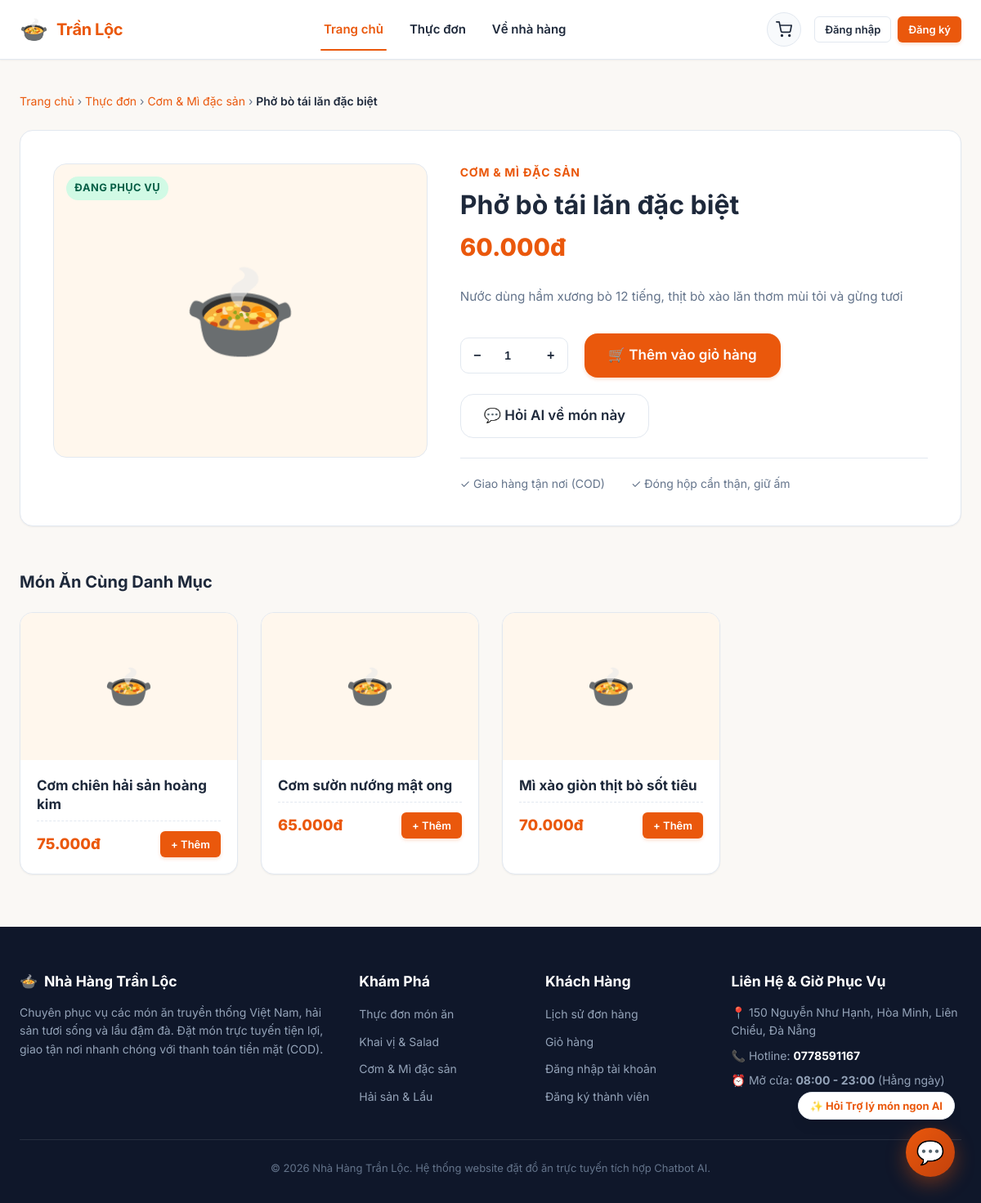
Page /products/8 on the committed database.
### tables this page shows
CREATE TABLE `products` (
    `id` INT UNSIGNED AUTO_INCREMENT PRIMARY KEY,
    `category_id` INT UNSIGNED NOT NULL,
    `name` VARCHAR(150) NOT NULL,
    `description` TEXT NULL,
    `price` DECIMAL(12, 2) NOT NULL DEFAULT 0.00,
    `image` VARCHAR(255) NULL,
    `availability_status` ENUM('in_stock', 'out_of_stock', 'hidden') NOT NULL DEFAULT 'in_stock',
    `created_at` TIMESTAMP NOT NULL DEFAULT CURRENT_TIMESTAMP,
    `updated_at` TIMESTAMP NOT NULL DEFAULT CURRENT_TIMESTAMP ON UPDATE CURRENT_TIMESTAMP,
    CONSTRAINT `fk_products_category` 
        FOREIGN KEY (`category_id`) REFERENCES `categories` (`id`) 
        ON DELETE RESTRICT ON UPDATE CASCADE,
    INDEX `idx_products_category` (`category_id`),
    INDEX `idx_products_availability` (`availability_status`),
    INDEX `idx_products_price` (`price`),
    INDEX `idx_products_name` (`name`)
);

CREATE TABLE `categories` (
    `id` INT UNSIGNED AUTO_INCREMENT PRIMARY KEY,
    `name` VARCHAR(100) NOT NULL UNIQUE,
    `description` TEXT NULL,
    `status` ENUM('active', 'hidden') NOT NULL DEFAULT 'active',
    `created_at` TIMESTAMP NOT NULL DEFAULT CURRENT_TIMESTAMP,
    INDEX `idx_categories_status` (`status`)
);

### app/helpers/Response.php (called while the page is built, shortened)
<?php
class Response {
    private static ?string $baseUrl = null;
    public static function baseUrl(string $path = ''): string {
        if (self::$baseUrl === null) {
            $config = require dirname(__DIR__, 2) . '/config/app.php';
            if (!empty($config['base_url'])) {
                self::$baseUrl = rtrim($config['base_url'], '/');
            } else {
                $host = $_SERVER['HTTP_X_FORWARDED_HOST'] ?? $_SERVER['HTTP_HOST'] ?? 'localhost';
                $hostName = strtolower(explode(':', $host)[0]);
                $isLocal = in_array($hostName, ['localhost', '127.0.0.1', '::1', '0.0.0.0']);
                $isHttps = (!empty($_SERVER['HTTPS']) && $_SERVER['HTTPS'] !== 'off')
                    || (isset($_SERVER['HTTP_X_FORWARDED_PROTO']) && strtolower($_SERVER['HTTP_X_FORWARDED_PROTO']) === 'https')
                    || (isset($_SERVER['HTTP_X_FORWARDED_SSL']) && strtolower($_SERVER['HTTP_X_FORWARDED_SSL']) === 'on')
                    || (isset($_SERVER['SERVER_PORT']) && $_SERVER['SERVER_PORT'] == 443)
                    || !$isLocal;
                $protocol = $isHttps ? 'https://' : 'http://';
                $scriptName = $_SERVER['SCRIPT_NAME'] ?? '';
                $baseDir = rtrim(str_replace('\\', '/', dirname($scriptName)), '/');
                self::$baseUrl = rtrim($protocol . $host . $baseDir, '/');
            }
        }
        $path = ltrim($path, '/');
        return $path === '' ? self::$baseUrl : self::$baseUrl . '/' . $path;
    }
    public static function view(string $viewName, array $data = [], ?string $layout = 'main'): void {
        extract($data);
        $viewFile = dirname(__DIR__, 2) . '/views/' . str_replace('.', '/', $viewName) . '.php';
        require $viewFile;
    }
}

### app/controllers/MenuController.php (called while the page is built, shortened)
<?php
class MenuController {
    private Product $productModel;
    public function __construct() {
        $this->productModel = new Product();
    }
    public function detail(string|int $id): void {
        $product = $this->productModel->findById((int)$id);
        $relatedProducts = $this->productModel->getAvailable([
            'category_id' => $product['category_id']
        ], 'default', 1, 4);
        $relatedProducts = array_filter($relatedProducts, fn($p) => (int)$p['id'] !== (int)$product['id']);
        Response::view('customer.product-detail', [
            'pageTitle'       => $product['name'] . ' - Nhà Hàng Trần Lộc',
            'product'         => $product,
            'relatedProducts' => $relatedProducts,
        ], 'main');
    }
}

### public/index.php (called while the page is built, shortened)
<?php
spl_autoload_register(function (string $className) {
    $directories = [
        APP_PATH . '/helpers/',
        APP_PATH . '/middleware/',
        APP_PATH . '/models/',
        APP_PATH . '/controllers/',
        APP_PATH . '/services/',
    ];
    foreach ($directories as $dir) {
        $file = $dir . $className . '.php';
        if (file_exists($file)) {
            return;
        }
    }
});
try {
    Router::dispatch();
} catch (Throwable $e) {
    error_log("Unhandled Exception: " . $e->getMessage() . "\n" . $e->getTraceAsString());
    $isDev = (getenv('APP_ENV') ?: 'development') === 'development';
    $message = $isDev
        ? "Chi tiết lỗi (Development): " . $e->getMessage()
        : "Đã xảy ra lỗi máy chủ nội bộ. Vui lòng thử lại sau.";
    Response::abort(500, $message);
}

### app/helpers/Database.php (called while the page is built, shortened)
<?php
class Database {
    private static ?PDO $instance = null;
    public static function getConnection(): PDO {
        if (self::$instance === null) {
            $configPath = dirname(__DIR__, 2) . '/config/database.php';
            $config = require $configPath;
            $dsn = sprintf(
                "mysql:host=%s;port=%s;dbname=%s;charset=%s",
                $config['host'],
                $config['port'],
                $config['database'],
                $config['charset']
            );
            try {
                self::$instance = new PDO(
                    $dsn,
                    $config['username'],
                    $config['password'],
                    $config['options']
                );
            } catch (PDOException $e) {
                error_log("Database Connection Error: " . $e->getMessage());
                throw new Exception("Không thể kết nối đến cơ sở dữ liệu. Vui lòng kiểm tra dịch vụ MySQL trên XAMPP.");
            }
        }
        return self::$instance;
    }
}

### config/database.php (called while the page is built)
<?php
return [
    'host'     => getenv('DB_HOST') ?: '127.0.0.1',
    'port'     => getenv('DB_PORT') ?: '3306',
    'database' => getenv('DB_NAME') ?: 'restaurant_ordering_db',
    'username' => getenv('DB_USER') ?: 'root',
    'password' => getenv('DB_PASS') !== false ? getenv('DB_PASS') : '',
    'charset'  => 'utf8mb4',
    'options'  => [
        PDO::ATTR_ERRMODE            => PDO::ERRMODE_EXCEPTION,
        PDO::ATTR_DEFAULT_FETCH_MODE => PDO::FETCH_ASSOC,
        PDO::ATTR_EMULATE_PREPARES   => false,
        PDO::MYSQL_ATTR_INIT_COMMAND => "SET NAMES utf8mb4 COLLATE utf8mb4_unicode_ci",
    ],
];

### app/models/Product.php (called while the page is built, shortened)
<?php
class Product {
    private PDO $db;
    public function __construct() {
        $this->db = Database::getConnection();
    }
    public function findById(int $id): ?array {
        $stmt = $this->db->prepare("
            SELECT p.*, c.name as category_name, c.status as category_status
            FROM products p
            LEFT JOIN categories c ON p.category_id = c.id
            WHERE p.id = ? LIMIT 1
        ");
        $stmt->execute([$id]);
        $row = $stmt->fetch();
        return $row ?: null;
    }
    public function getAvailable(array $filters = [], string $sort = 'default', int $page = 1, int $perPage = 12): array {
        $sql = "
            SELECT p.*, c.name as category_name
            FROM products p
            JOIN categories c ON p.category_id = c.id AND c.status = 'active'
            WHERE p.availability_status != 'hidden'
        ";
        $params = [];
        if (!empty($filters['category_id'])) {
            $sql .= " AND p.category_id = ?";
            $params[] = (int)$filters['category_id'];
        }
        switch ($sort) {
            default:
                $sql .= " ORDER BY p.availability_status = 'in_stock' DESC, p.id ASC";
                break;
        }
        $offset = ($page - 1) * $perPage;
        $sql .= " LIMIT ? OFFSET ?";
        $stmt = $this->db->prepare($sql);
        $paramIndex = 1;
        foreach ($params as $param) {
            $stmt->bindValue($paramIndex++, $param);
        }
        $stmt->bindValue($paramIndex++, $perPage, PDO::PARAM_INT);
        $stmt->bindValue($paramIndex++, $offset, PDO::PARAM_INT);
        $stmt->execute();
        return $stmt->fetchAll();
    }
}

### views/customer/product-detail.php (the view, shortened to what this page needs)
<div class="container" style="padding: 2.5rem 1.5rem 4rem;">
    <nav style="font-size:0.875rem; color:var(--text-muted); margin-bottom:1.5rem;">
        <a href="<?= Response::baseUrl('') ?>">Trang chủ</a> &rsaquo;
        <a href="<?= Response::baseUrl('menu') ?>">Thực đơn</a> &rsaquo;
        <a href="<?= Response::baseUrl('menu?category=' . $product['category_id']) ?>"><?= htmlspecialchars($product['category_name']) ?></a> &rsaquo;
        <span style="color:var(--text-color); font-weight:600;"><?= htmlspecialchars($product['name']) ?></span>
    </nav>
    <div class="card" style="margin-bottom: 3.5rem; overflow:hidden;">
        <div style="display:grid; grid-template-columns: 1fr 1.25fr; gap: 2.5rem; padding: 2.5rem;">
            <div style="background-color:#fff7ed; border-radius:var(--radius-lg); height:360px; overflow:hidden; display:flex; align-items:center; justify-content:center; border:1px solid var(--border-color); position:relative;">
                <?php if ($product['availability_status'] === 'out_of_stock'): ?>
                    <span class="badge badge-rejected" style="position:absolute; top:15px; left:15px; font-size:0.8rem; z-index:2;">Tạm hết hàng</span>
                <?php else: ?>
                    <span class="badge badge-delivered" style="position:absolute; top:15px; left:15px; font-size:0.8rem; z-index:2;">Đang phục vụ</span>
                <?php endif; ?>
                <span style="display:none; font-size:7rem;">🍲</span>
            </div>
            <div style="display:flex; flex-direction:column; justify-content:center;">
                <span class="text-primary font-bold" style="font-size:0.875rem; text-transform:uppercase; letter-spacing:0.05em; margin-bottom:0.5rem;">
                    <?= htmlspecialchars($product['category_name']) ?>
                </span>
                <h1 style="font-size:2rem; margin-bottom:0.5rem;"><?= htmlspecialchars($product['name']) ?></h1>
                <div style="font-size:1.85rem; font-weight:800; color:var(--primary-color); margin-bottom:1.5rem;">
                    <?= number_format((float)$product['price'], 0, ',', '.') ?>đ
                </div>
                <div style="color:var(--text-muted); line-height:1.7; margin-bottom:2rem; font-size:0.95rem;">
                    <?= nl2br(htmlspecialchars($product['description'] ?: 'Món ăn đặc sắc với nguyên liệu tươi mới, gia vị đậm đà chuẩn phong vị ẩm thực nhà hàng.')) ?>
                </div>
                <?php if ($product['availability_status'] === 'in_stock'): ?>
                    <div style="display:flex; align-items:center; gap:1.25rem; flex-wrap:wrap; margin-bottom:1.5rem;">
                        <div class="qty-control" style="height:44px;">
                            <button type="button" class="qty-btn" onclick="decreaseDetailQty()" style="width:40px; height:44px;">&minus;</button>
                            <input type="number" id="product-qty" class="qty-input" value="1" min="1" max="99" style="width:50px; height:44px;">
                            <button type="button" class="qty-btn" onclick="increaseDetailQty()" style="width:40px; height:44px;">&#43;</button>
                        </div>
                        <button
                            type="button"
                            class="btn btn-primary btn-lg btn-add-to-cart"
                            data-id="<?= $product['id'] ?>"
                            data-name="<?= htmlspecialchars($product['name']) ?>"
                            id="btn-detail-add-cart"
                        >
                            🛒 Thêm vào giỏ hàng
                        </button>
                        <button
                            type="button"
                            class="btn btn-outline btn-lg"
                            onclick="Chatbot.askPrompt('Món <?= htmlspecialchars(addslashes($product['name'])) ?> có gì đặc biệt?')"
                            title="Hỏi AI về nguyên liệu và hương vị món này"
                        >
                            💬 Hỏi AI về món này
                        </button>
                    </div>
                <?php endif; ?>
                <div style="border-top:1px solid var(--border-color); padding-top:1.25rem; display:flex; gap:2rem; font-size:0.875rem; color:var(--text-muted);">
                    <div>✓ Giao hàng tận nơi (COD)</div>
                    <div>✓ Đóng hộp cẩn thận, giữ ấm</div>
                </div>
            </div>
        </div>
    </div>
    <?php if (!empty($relatedProducts)): ?>
        <div>
            <h3 style="margin-bottom: 1.5rem;">Món Ăn Cùng Danh Mục</h3>
            <div class="food-grid">
                <?php foreach ($relatedProducts as $rel): ?>
                    <div class="food-card">
                        <div class="food-card-thumb">
                            <span style="display:none; font-size:3rem;">🍲</span>
                        </div>
                        <div class="food-card-body">
                            <h4 class="food-card-title">
                                <a href="<?= Response::baseUrl('products/' . $rel['id']) ?>">
                                    <?= htmlspecialchars($rel['name']) ?>
                                </a>
                            </h4>
                            <div class="food-card-footer">
                                <div class="food-card-price">
                                    <?= number_format((float)$rel['price'], 0, ',', '.') ?>đ
                                </div>
                                <?php if ($rel['availability_status'] === 'in_stock'): ?>
                                    <button type="button" class="btn btn-sm btn-primary btn-add-to-cart" data-id="<?= $rel['id'] ?>" data-name="<?= htmlspecialchars($rel['name']) ?>">
                                        + Thêm
                                    </button>
                                <?php else: ?>
                                    <span class="badge badge-rejected" style="font-size:0.7rem;">Hết</span>
                                <?php endif; ?>
                            </div>
                        </div>
                    </div>
                <?php endforeach; ?>
            </div>
        </div>
    <?php endif; ?>
</div>

### app/helpers/Router.php (shortened to what this page needs)
<?php
class Router {
    private static array $routes = [];
    private static function addRoute(string $method, string $path, array|callable $handler, array $middleware): void {
        $path = '/' . trim($path, '/');
        self::$routes[] = [
            'method'     => $method,
            'path'       => $path,
            'handler'    => $handler,
            'middleware' => $middleware,
        ];
    }
    public static function resolveUri(): string {
        $uri = $_SERVER['REQUEST_URI'] ?? '/';
        $uri = explode('?', $uri)[0];
        $scriptName = $_SERVER['SCRIPT_NAME'] ?? '';
        $baseDir = dirname($scriptName);
        $baseDir = str_replace('\\', '/', $baseDir);
        return '/' . trim($uri, '/');
    }
    public static function dispatch(): void {
        $currentUri = self::resolveUri();
        foreach (self::$routes as $route) {
            $pattern = preg_replace('/\{([a-zA-Z0-9_]+)\}/', '(?P<$1>[^/]+)', $route['path']);
            $pattern = '#^' . $pattern . '$#';
            if (preg_match($pattern, $currentUri, $matches)) {
                $params = array_filter($matches, 'is_string', ARRAY_FILTER_USE_KEY);
                $handler = $route['handler'];
                $paramValues = array_values($params);
                if (is_array($handler) && count($handler) === 2) {
                    [$class, $method] = $handler;
                    $controller = new $class();
                    call_user_func_array([$controller, $method], $paramValues);
                    return;
                }
            }
        }
    }
}

### rows in the picture
products: category.name "Cơm & Mì đặc sản", name "Phở bò tái lăn đặc biệt", category.name "CƠM & MÌ ĐẶC SẢN", price "60.000", description "Nước dùng hầm xương bò 12 tiếng, thịt bò xào lăn thơm mùi tỏi và gừng tươi"
products: name "Cơm chiên hải sản hoàng kim", price "75.000"
products: name "Cơm sườn nướng mật ong", price "65.000"
products: name "Mì xào giòn thịt bò sốt tiêu", price "70.000"
